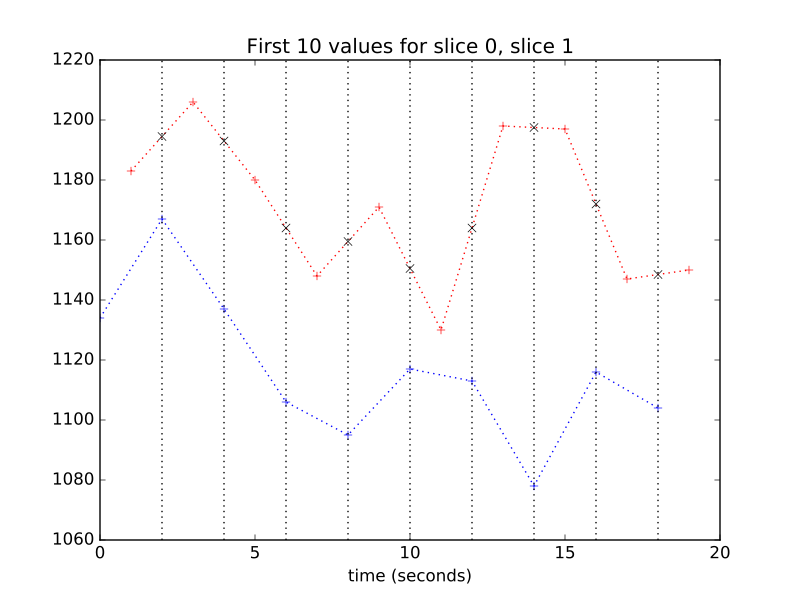

The script that drew this image:
plt.plot(times_slice_0[:10], time_course_slice_0[:10], 'b:+')
# [...]
plt.plot(times_slice_1[:10], time_course_slice_1[:10], 'r:+')
# [...]
plt.title('First 10 values for slice 0, slice 1')
# <...>
plt.xlabel('time (seconds)')
# <...>
min_y, max_y = plt.ylim()
for i in range(1, 10):
    t = times_slice_0[i]
    plt.plot([t, t], [min_y, max_y], 'k:')
    x = t
    x0 = times_slice_1[i-1]
    x1 = times_slice_1[i]
    y0 = time_course_slice_1[i-1]
    y1 = time_course_slice_1[i]
    # Apply the linear interpolation formula
    y = y0 + (x - x0) * (y1 - y0) / (x1 - x0)
    plt.plot(x, y, 'kx')
# [...]
